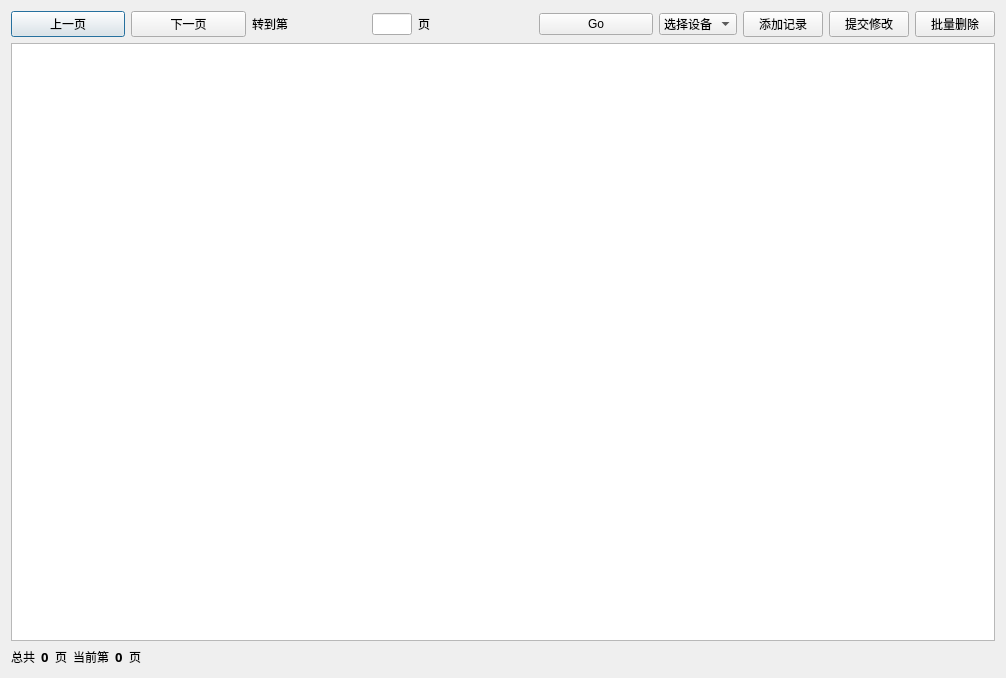
<?xml version="1.0" encoding="UTF-8"?>
<ui version="4.0">
 <class>manaRecDialog</class>
 <widget class="QDialog" name="manaRecDialog">
  <property name="geometry">
   <rect>
    <x>0</x>
    <y>0</y>
    <width>1006</width>
    <height>678</height>
   </rect>
  </property>
  <property name="windowTitle">
   <string>运行记录列表</string>
  </property>
  <layout class="QHBoxLayout" name="horizontalLayout_7">
   <item>
    <layout class="QVBoxLayout" name="verticalLayout">
     <item>
      <layout class="QHBoxLayout" name="horizontalLayout_3">
       <item>
        <layout class="QHBoxLayout" name="horizontalLayout">
         <item>
          <widget class="QPushButton" name="prevButton">
           <property name="text">
            <string>上一页</string>
           </property>
          </widget>
         </item>
         <item>
          <widget class="QPushButton" name="nextButton">
           <property name="text">
            <string>下一页</string>
           </property>
          </widget>
         </item>
         <item>
          <widget class="QLabel" name="switchPageLabel">
           <property name="text">
            <string>转到第</string>
           </property>
          </widget>
         </item>
         <item>
          <widget class="QLineEdit" name="switchPageLineEdit">
           <property name="minimumSize">
            <size>
             <width>40</width>
             <height>0</height>
            </size>
           </property>
           <property name="maximumSize">
            <size>
             <width>40</width>
             <height>16777215</height>
            </size>
           </property>
          </widget>
         </item>
         <item>
          <widget class="QLabel" name="pageLabel">
           <property name="text">
            <string>页</string>
           </property>
          </widget>
         </item>
         <item>
          <widget class="QPushButton" name="switchPageButton">
           <property name="text">
            <string>Go</string>
           </property>
          </widget>
         </item>
        </layout>
       </item>
       <item>
        <widget class="QComboBox" name="devComboBox">
         <item>
          <property name="text">
           <string>选择设备</string>
          </property>
         </item>
        </widget>
       </item>
       <item>
        <layout class="QHBoxLayout" name="horizontalLayout_2">
         <item>
          <widget class="QPushButton" name="addDataButton">
           <property name="text">
            <string>添加记录</string>
           </property>
          </widget>
         </item>
         <item>
          <widget class="QPushButton" name="updateButton">
           <property name="text">
            <string>提交修改</string>
           </property>
          </widget>
         </item>
         <item>
          <widget class="QPushButton" name="delBatchButton">
           <property name="text">
            <string>批量删除</string>
           </property>
          </widget>
         </item>
        </layout>
       </item>
      </layout>
     </item>
     <item>
      <widget class="QTableView" name="tableView"/>
     </item>
     <item>
      <layout class="QHBoxLayout" name="horizontalLayout_6">
       <item>
        <layout class="QHBoxLayout" name="horizontalLayout_4">
         <item>
          <widget class="QLabel" name="label_3">
           <property name="text">
            <string>总共</string>
           </property>
          </widget>
         </item>
         <item>
          <widget class="QLabel" name="totalPagesLabel">
           <property name="font">
            <font>
             <family>宋体</family>
             <pointsize>10</pointsize>
             <weight>75</weight>
             <bold>true</bold>
            </font>
           </property>
           <property name="text">
            <string>0</string>
           </property>
          </widget>
         </item>
         <item>
          <widget class="QLabel" name="pageLabel_2">
           <property name="text">
            <string>页</string>
           </property>
          </widget>
         </item>
        </layout>
       </item>
       <item>
        <layout class="QHBoxLayout" name="horizontalLayout_5">
         <item>
          <widget class="QLabel" name="label_6">
           <property name="text">
            <string>当前第</string>
           </property>
          </widget>
         </item>
         <item>
          <widget class="QLabel" name="currPageLabel">
           <property name="font">
            <font>
             <family>宋体</family>
             <pointsize>10</pointsize>
             <weight>75</weight>
             <bold>true</bold>
            </font>
           </property>
           <property name="text">
            <string>0</string>
           </property>
          </widget>
         </item>
         <item>
          <widget class="QLabel" name="pageLabel_3">
           <property name="text">
            <string>页</string>
           </property>
          </widget>
         </item>
        </layout>
       </item>
       <item>
        <spacer name="horizontalSpacer_2">
         <property name="orientation">
          <enum>Qt::Horizontal</enum>
         </property>
         <property name="sizeHint" stdset="0">
          <size>
           <width>618</width>
           <height>20</height>
          </size>
         </property>
        </spacer>
       </item>
      </layout>
     </item>
    </layout>
   </item>
  </layout>
 </widget>
 <resources/>
 <connections/>
</ui>
